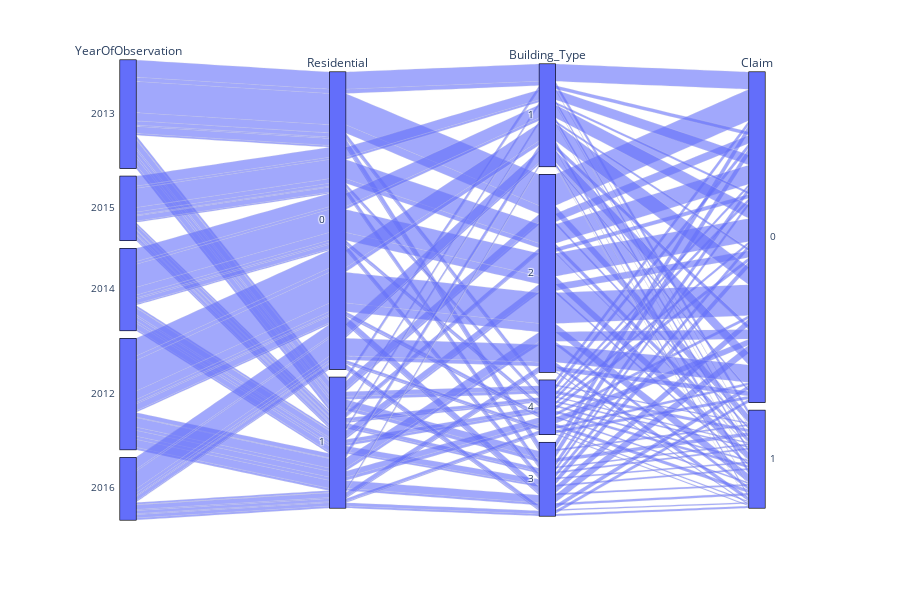

The notebook cell this image was saved under:
### Code cell
px.parallel_categories(train, dimensions=['YearOfObservation','Residential', 'Building_Type', 'Claim'])

### Figure 1 — Plotly figure (JSON) as saved in the notebook; plotly's stock layout.template omitted (floating-point values rounded to 4 significant figures; data arrays with more than 128 entries replaced by an {"elided": "..."} marker saying what was removed)
{"data": [{"dimensions": [{"label": "YearOfObservation", "values": {"elided": "7160 int values"}}, {"label": "Residential", "values": {"elided": "7160 int values"}}, {"label": "Building_Type", "values": {"elided": "7160 int values"}}, {"label": "Claim", "values": {"elided": "7160 int values"}}], "domain": {"x": [0, 0.98], "y": [0, 1]}, "name": "", "type": "parcats"}], "layout": {"height": 600, "legend": {"tracegroupgap": 0}, "margin": {"t": 60}}}
